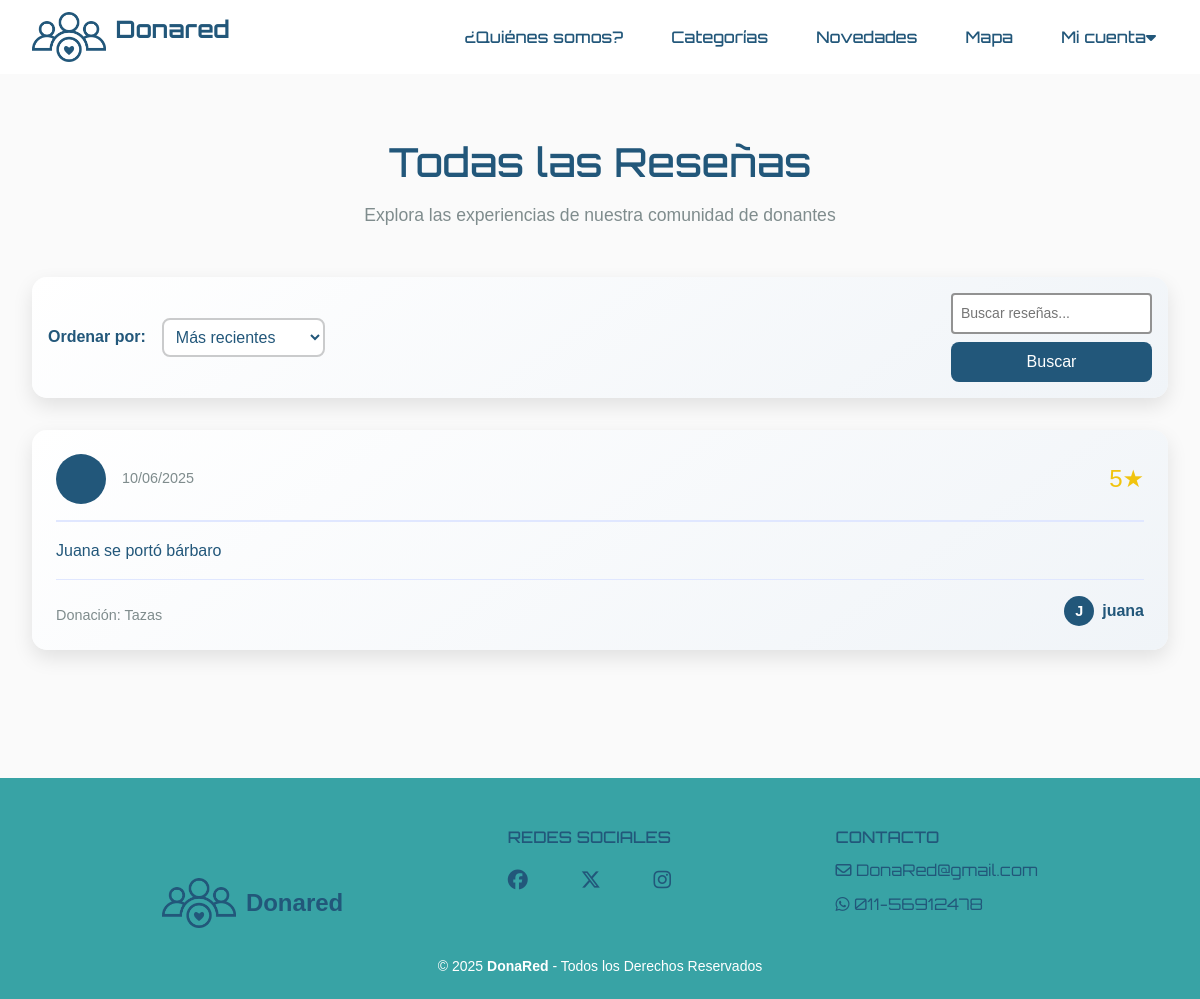
/resenas/, run on an earlier commit of the app's database.
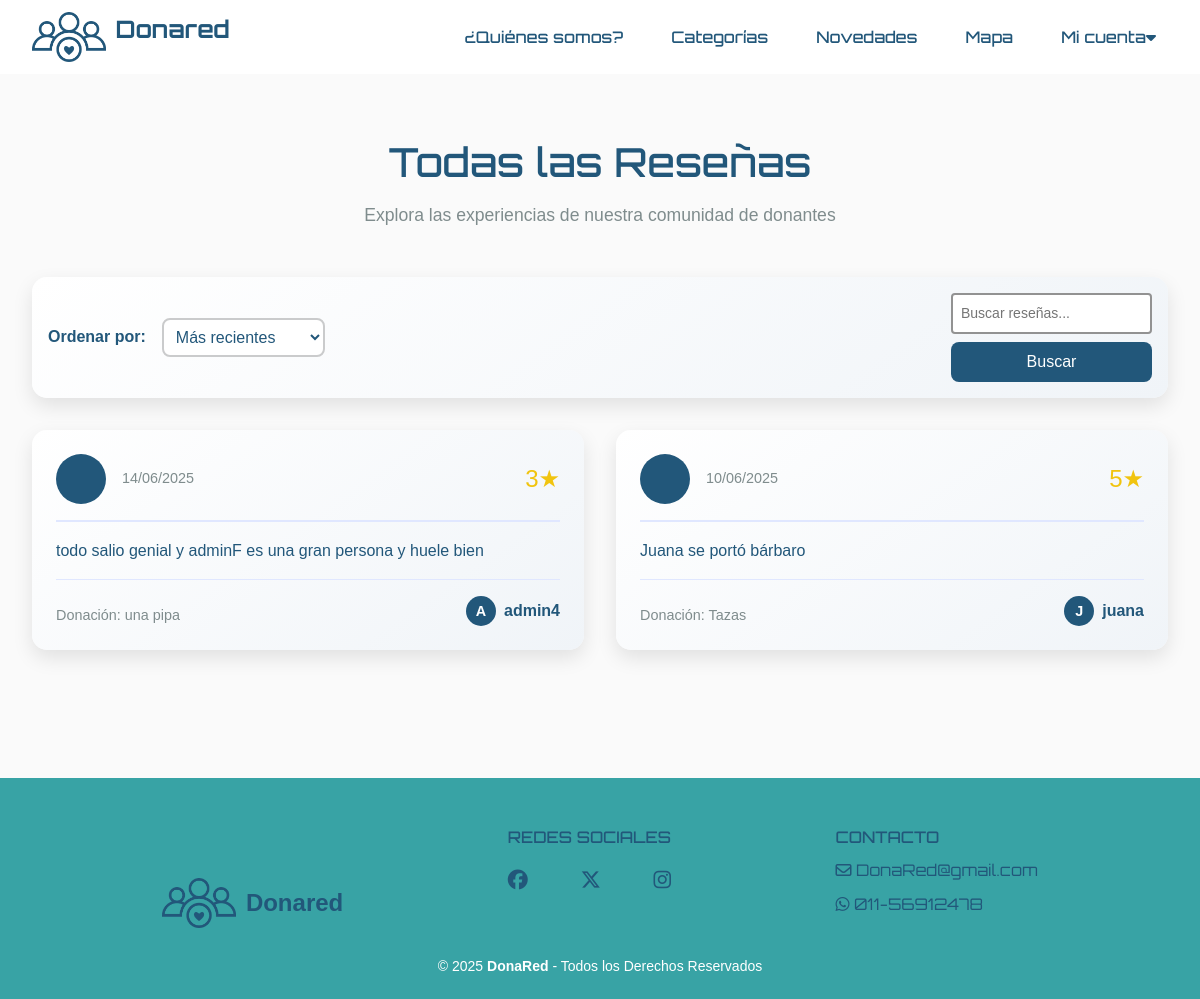
And on a later commit of the database.
### donaredapp/models.py (models this page shows, shortened)
class Resena(models.Model):
    ESTADO_CHOICES = [
        ('pending', 'Pendiente'),
        ('approved', 'Aprobada'),
        ('rejected', 'Rechazada'),
    ]
    solicitud = models.OneToOneField('Solicitud', on_delete=models.CASCADE, related_name='resena')
    calificacion = models.IntegerField(
        validators=[MinValueValidator(1), MaxValueValidator(5)],
        help_text="Calificación de 1 a 5 estrellas"
    )
    comentario = models.TextField(max_length=500, blank=True)
    fecha_creacion = models.DateTimeField(auto_now_add=True)
    estado = models.CharField(
        max_length=10,
        choices=ESTADO_CHOICES,
        default='pending',
        help_text="Estado de la reseña"
    )
    class Meta:
        verbose_name = 'Reseña'
        verbose_name_plural = 'Reseñas'
        ordering = ['-fecha_creacion']
    @property
    def estrellas(self):
        """Retorna la calificación en formato de estrellas"""
        return '★' * self.calificacion + '☆' * (5 - self.calificacion)

class Solicitud(models.Model):
    item = models.ForeignKey(Item, on_delete=models.CASCADE, related_name='item_solicitudes')
    donante = models.ForeignKey(User, on_delete=models.CASCADE, related_name='donante_solicitudes')
    beneficiario = models.ForeignKey(User, on_delete=models.CASCADE, related_name='beneficiario_solicitudes')
    fecha_creacion = models.DateTimeField(auto_now_add=True)
    STATUS_CHOICES = [
        ('PENDIENTE', 'Pendiente'),
        ('ACEPTADA', 'Aceptada'),
        ('RECHAZADA', 'Rechazada'),
        ('CONCRETADA', 'Concretada'),
    ]
    estado = models.CharField(max_length=20, choices=STATUS_CHOICES, default='PENDIENTE')
    class Meta:
        unique_together = ['item', 'beneficiario']
        verbose_name = 'Donación'
        verbose_name_plural = 'Donaciones'

class Item(models.Model):
    ESTADO_CHOICES = [
        ("activo", "Activo"),
        ("suspendido", "Suspendido"),
        ("donado", "Donado"),
        ("eliminado", "Eliminado"),
    ]
    nombre = models.CharField(max_length=100)
    descripcion = models.TextField(max_length=500)
    categoria = models.ForeignKey(Categoria, on_delete=models.CASCADE)
    fecha_creacion = models.DateTimeField(auto_now_add=True)
    usuario = models.ForeignKey(
        User,
        on_delete=models.CASCADE,
        related_name='items',
        null=True,
    )
    imagen = models.ImageField(upload_to='items/', null=True, blank=True, default='items/sin_imagen.png')
    domicilio = models.CharField(max_length=255, null=True, blank=True)
    estado = models.CharField(max_length=10, choices=ESTADO_CHOICES, default='activo')
    latitude = models.DecimalField(max_digits=9, decimal_places=6, null=True, blank=True)
    longitude = models.DecimalField(max_digits=9, decimal_places=6, null=True, blank=True)

### donaredapp/views.py (the view, shortened to what this page needs)
# urls.py: path('resenas/', views.ver_todas_resenas, name='ver_todas_resenas'),
def ver_todas_resenas(request):
    resenas = Resena.objects.all()
    search_query = request.GET.get('search', '')
    sort = request.GET.get('sort', 'recent')
    if sort == 'rating':
        resenas = resenas.order_by('-calificacion')
    elif sort == 'oldest':
        resenas = resenas.order_by('fecha_creacion')
    else:  # recent
        resenas = resenas.order_by('-fecha_creacion')
    paginator = Paginator(resenas, 12)  # 12 reseñas por página
    page = request.GET.get('page')
    resenas = paginator.get_page(page)
    return render(request, 'donaredapp/ver_todas_resenas.html', {
        'resenas': resenas,
        'search_query': search_query,
        'sort': sort
    })

### donaredapp/templates/donaredapp/ver_todas_resenas.html (shortened to what this page needs)
{% extends 'donaredapp/base.html' %}
{% load static %}
{% block content %}
<div class="all-reviews">
    <div class="section-header">
        <h2>Todas las Reseñas</h2>
        <p>Explora las experiencias de nuestra comunidad de donantes</p>
    </div>
    <div class="filters">
        <div class="filter-group">
            <label class="filter-label">Ordenar por:</label>
            <select class="filter-select" name="sort" onchange="this.form.submit()">
                <option value="recent" {% if sort == 'recent' %}selected{% endif %}>Más recientes</option>
            </select>
        </div>
        <form class="search-box" method="get">
            <input type="text"
                   class="search-input"
                   name="search"
                   placeholder="Buscar reseñas..."
                   value="{{ search_query }}">
            <button type="submit" class="search-btn">Buscar</button>
        </form>
    </div>
    {% if resenas %}
        <div class="reviews-grid">
            {% for resena in resenas %}
                <div class="review-card">
                    <div class="review-header">
                        <div class="reviewer-info">
                            <div class="reviewer-avatar">
                            </div>
                            <div class="reviewer-details">
                                <div class="review-date">{{ resena.fecha_creacion|date:"d/m/Y" }}</div>
                            </div>
                        </div>
                        <div class="review-rating">
                            {{ resena.calificacion }}★
                        </div>
                    </div>
                    <div class="review-content">
                        {{ resena.comentario }}
                    </div>
                    <div class="review-footer">
                        <div class="review-item">
                            Donación: {{ resena.solicitud.item.nombre }}
                        </div>
                        <a href="{% url 'donaredapp:perfil_donante' resena.solicitud.donante.id %}" class="review-donor">
                            <div class="donor-avatar">
                                {{ resena.solicitud.donante.username|first|upper }}
                            </div>
                            {{ resena.solicitud.donante.username }}
                        </a>
                    </div>
                </div>
            {% endfor %}
        </div>
    {% else %}
        <div class="no-reviews">
            <i class="fas fa-search"></i>
            <h2>No se encontraron reseñas</h2>
            <p>Intenta con otros criterios de búsqueda o filtros.</p>
        </div>
    {% endif %}
</div>
{% endblock %}

What changed in the data, as far as the page shows it:
added Resena: fecha_creacion "14/06/2025", calificacion "3", comentario "todo salio genial y adminF es una gran persona y huele bien", solicitud.item.nombre "una pipa", solicitud.donante.username|first "A", solicitud.donante.username "admin4"
